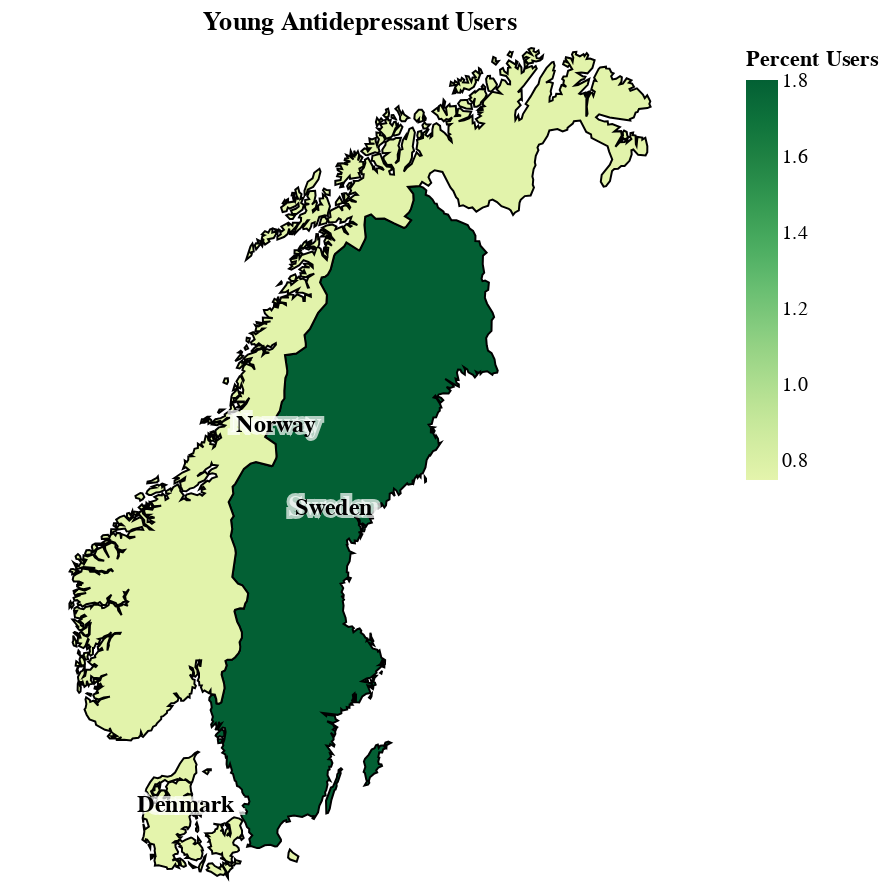

Notebook source saved alongside this figure:
### Code cell
scandinavia= scandinavia.rename(columns={'id':'country'})
mapping_percent = scandinavia.merge(ad_percentages_2017, on=['country'])

mapping_percent["lon"] = mapping_percent.geometry.centroid.x
mapping_percent["lat"] = mapping_percent.geometry.centroid.y
labels = mapping_percent[["name", "lon", "lat"]]

map = alt.Chart(mapping_percent).mark_geoshape(
    stroke='black',
    strokeWidth=1
).encode(
    color=alt.Color('Percent Users', scale=alt.Scale(scheme="yellowgreen", domain=[ad_percentages_2017['Percent Users'].min(), ad_percentages_2017['Percent Users'].max()], clamp=True))
).properties(
    title="Young Antidepressant Users", 
    width = 350, 
    height = 415
).project(
    type='mercator'
)

text_shadow = alt.Chart(labels).mark_text(
    font='Arial',
    fontSize=14,
    color='white',  
    fontWeight='bold',
    align='center',
    dy=-10,  
    stroke='white',  
    strokeWidth=3,  
    opacity=0.7  
).encode(
    longitude='lon:Q',
    latitude='lat:Q',
    text='name:N'
)

text_chart = alt.Chart(labels).mark_text(
    font='Arial',
    fontSize=12,
    color='black',
    fontWeight='bold',
    align='center',
    dy=-10
).encode(
    longitude='lon:Q',
    latitude='lat:Q',
    text='name:N'
)

final_chart = map + text_shadow + text_chart
final_chart

### Figure 1 — Vega-Lite specification as saved in the notebook (floating-point values rounded to 4 significant figures; data arrays with more than 128 entries replaced by an {"elided": "..."} marker saying what was removed)
{"config": {"view": {"continuousWidth": 300, "continuousHeight": 300}}, "layer": [{"data": {"name": "data-479b9e16133c17ab53f833815bb7ff2c"}, "mark": {"type": "geoshape", "stroke": "black", "strokeWidth": 1}, "encoding": {"color": {"field": "Percent Users", "scale": {"clamp": true, "domain": [0.7511, 1.803], "scheme": "yellowgreen"}, "type": "quantitative"}}, "projection": {"type": "mercator"}, "title": "Young Antidepressant Users"}, {"data": {"name": "data-9d4d72f2deb105251fcab610e5f647aa"}, "mark": {"type": "text", "align": "center", "color": "white", "dy": -10, "font": "Arial", "fontSize": 14, "fontWeight": "bold", "opacity": 0.7, "stroke": "white", "strokeWidth": 3}, "encoding": {"latitude": {"field": "lat", "type": "quantitative"}, "longitude": {"field": "lon", "type": "quantitative"}, "text": {"field": "name", "type": "nominal"}}}, {"data": {"name": "data-9d4d72f2deb105251fcab610e5f647aa"}, "mark": {"type": "text", "align": "center", "color": "black", "dy": -10, "font": "Arial", "fontSize": 12, "fontWeight": "bold"}, "encoding": {"latitude": {"field": "lat", "type": "quantitative"}, "longitude": {"field": "lon", "type": "quantitative"}, "text": {"field": "name", "type": "nominal"}}}], "height": 415, "width": 350, "$schema": "https://vega.github.io/schema/vega-lite/v5.20.1.json", "datasets": {"data-479b9e16133c17ab53f833815bb7ff2c": [{"country": "DK", "hc-group": "admin0", "hc-key": "dk", "hc-a2": "DK", "name": "Denmark", "labelrank": "4", "country-abbrev": "Den.", "subregion": "Northern Europe", "region-wb": "Europe & Central Asia", "iso-a3": "DNK", "iso-a2": "DK", "woe-id": "23424796", "continent": "Europe", "hc-middle-lon": 9.552, "hc-middle-lat": 56.26, "year": 2017, "nusers": 7608, "cnt": 1012855, "Percent Users": 0.7511, "lon": 10.05, "lat": 55.97, "type": "Feature", "geometry": {"type": "MultiPolygon", "coordinates": {"elided": "14 rows, 808 float values in total"}}}, {"country": "SE", "hc-group": "admin0", "hc-key": "se", "hc-a2": "SE", "name": "Sweden", "labelrank": "3", "country-abbrev": "Swe.", "subregion": "Northern Europe", "region-wb": "Europe & Central Asia", "iso-a3": "SWE", "iso-a2": "SE", "woe-id": "23424954", "continent": "Europe", "hc-middle-lon": 16.86, "hc-middle-lat": 64.02, "year": 2017, "nusers": 31335, "cnt": 1737471, "Percent Users": 1.803, "lon": 16.75, "lat": 62.78, "type": "Feature", "geometry": {"type": "MultiPolygon", "coordinates": {"elided": "16 rows, 1270 float values in total"}}}, {"country": "NO", "hc-group": "admin0", "hc-key": "no", "hc-a2": "NO", "name": "Norway", "labelrank": "3", "country-abbrev": "Nor.", "subregion": "Northern Europe", "region-wb": "Europe & Central Asia", "iso-a3": "NOR", "iso-a2": "NO", "woe-id": "-90", "continent": "Europe", "hc-middle-lon": 9.234, "hc-middle-lat": 60.78, "year": 2017, "nusers": 7291, "cnt": 959237, "Percent Users": 0.7601, "lon": 14.13, "lat": 64.45, "type": "Feature", "geometry": {"type": "MultiPolygon", "coordinates": {"elided": "81 rows, 4512 float values in total"}}}], "data-9d4d72f2deb105251fcab610e5f647aa": [{"name": "Denmark", "lon": 10.05, "lat": 55.97}, {"name": "Sweden", "lon": 16.75, "lat": 62.78}, {"name": "Norway", "lon": 14.13, "lat": 64.45}]}}
